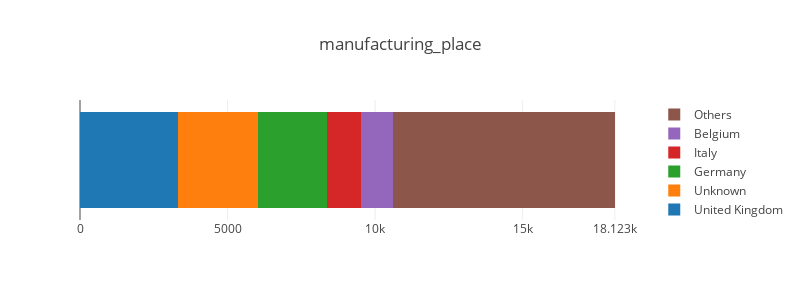

Notebook source saved alongside this figure:
### Markdown cell above
First, we should sensibilize for the data that we are dealing with. Therefore we visualize the origin and composition of the products.

### Code cell
visualize.plot_column_composition(df=carbon_footprints, column_str='manufacturing_place')

### Figure 1 — Plotly figure (JSON) as saved in the notebook; plotly's stock layout.template omitted (floating-point values rounded to 4 significant figures)
{"data": [{"name": "United Kingdom", "orientation": "h", "type": "bar", "uid": "3263af27-8c2f-4d0b-a875-739601594f5a", "x": [3320], "y": [0]}, {"name": "Unknown", "orientation": "h", "type": "bar", "uid": "78566c87-1e15-462c-9c55-cdc037120743", "x": [2710], "y": [0]}, {"name": "Germany", "orientation": "h", "type": "bar", "uid": "6f6a1102-3fa9-45c8-8ce2-8baac04b1dff", "x": [2328], "y": [0]}, {"name": "Italy", "orientation": "h", "type": "bar", "uid": "e65073f6-f446-409d-8140-edea2951e9d0", "x": [1176], "y": [0]}, {"name": "Belgium", "orientation": "h", "type": "bar", "uid": "fc7f85a6-1ac2-4a64-a692-2ad9970df5b2", "x": [1058], "y": [0]}, {"name": "Others", "orientation": "h", "type": "bar", "uid": "1296d070-18da-4267-ae30-36fe577a478b", "x": [7531], "y": [0]}], "layout": {"barmode": "stack", "height": 300, "showlegend": true, "title": "manufacturing_place", "width": 800, "xaxis": {"tickvals": [0, 5000, 10000, 15000, 18123]}, "yaxis": {"showgrid": false, "showline": false, "showticklabels": false, "zeroline": false}}}
